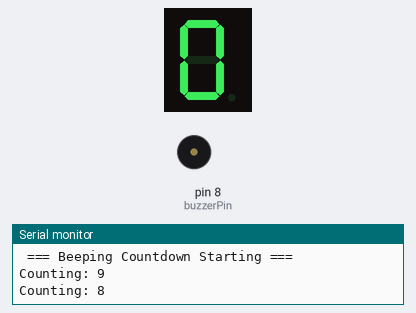
This sketch was run on a simulated Arduino Uno, built with avr-gcc and run on an emulated ATmega328P. Shown: 1-digit seven-segment display, buzzer (waves = sounding), the last lines printed to the serial monitor. Wiring (inferred from the names in the program): 1-digit 7-segment display, segments lit when HIGH: segments pin 3, pin 2, pin 6, pin 7, pin 9, pin 4, pin 5. The segment pins are drawn as the display they are named for.

Above: at 1.3 s.
At 5.3 s:
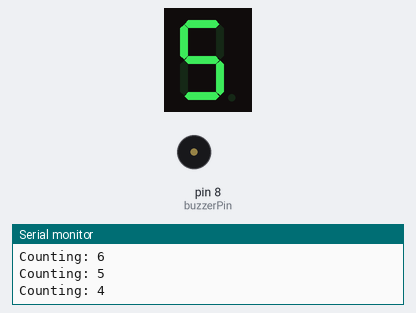
At 9.1 s:
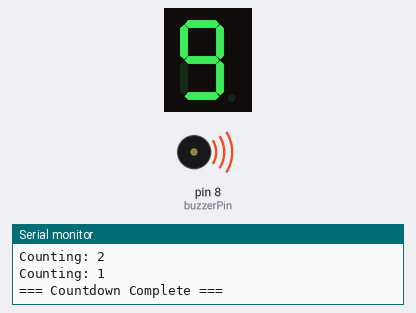
At 10.1 s:
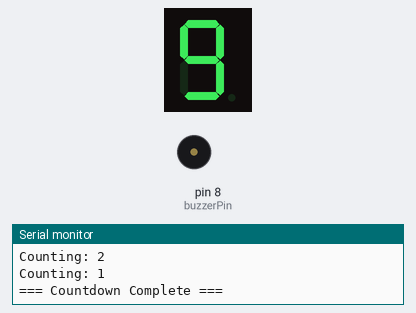
Timing chart, 0 to 11.6 s (numbered marks = the images above):
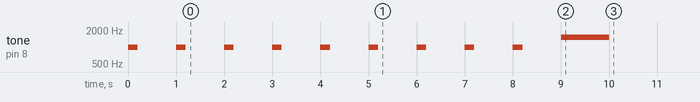

The sketch:

7_segment_plus_buzzer_display.ino
```cpp
int buzzerPin = 8;
int segmentPins[] = {2, 3, 4, 5, 6, 7, 9};
int numSegments = 7;

byte digits[10][7] = {
  {1, 1, 1, 1, 1, 1, 0},
  {1, 1, 1, 1, 1, 1, 1},
  {1, 1, 0, 0, 1, 0, 0},
  {0, 1, 1, 1, 1, 1, 1},
  {0, 1, 1, 1, 1, 1, 0},
  {1, 0, 1, 1, 1, 0, 0},
  {1, 1, 0, 1, 1, 1, 0},
  {1, 1, 0, 1,  0, 1, 1},

  {1, 1, 1, 0, 1, 1, 1},
};

void showDigit(int n) {
   if (n < 0 || n > 9) return;

  for(int i = 0; i < numSegments; i++) {
    digitalWrite(segmentPins[i], digits[n][i]);
  }
}

void setup() {
  Serial.begin(9600);
  pinMode(buzzerPin, OUTPUT);
  for(int i = 0; i < numSegments; i++) {
    pinMode(segmentPins[i], OUTPUT);
  }
  Serial.println(" === Beeping Countdown Starting ===");
  int count = 9;
  while(count >= 1 ) {
    Serial.print("Counting: ");
    Serial.println(count);

    showDigit(count);
    tone(buzzerPin, 1000,200);
    delay(1000);
    count = count - 1;
  }
  int zero = 0;
  showDigit(zero);
  tone(buzzerPin, 1500, 1000);
  Serial.println("=== Countdown Complete === ");
}


void loop() {
  // put your main code here, to run repeatedly:

} 
```

Measured:
- by itself, tone on pin 8 (buzzerPin): plays 1000 Hz for 0.20 s, 1000 Hz for 0.20 s, 1000 Hz for 0.20 s, 1000 Hz for 0.20 s, 1000 Hz for 0.20 s, 1000 Hz for 0.20 s … (10 notes in this stretch)
- what the display in image 0 shows lasts 1.0 s, from 1.0 s to 2.0 s
